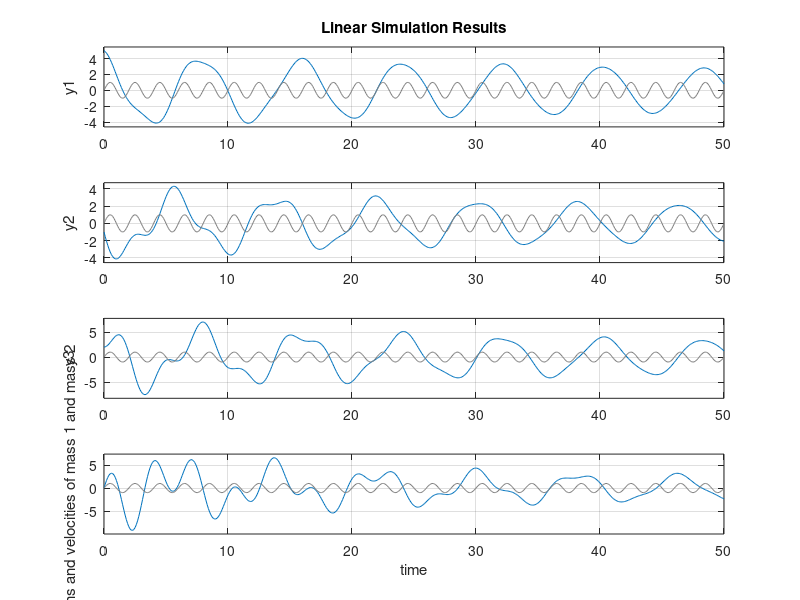

Write MATLAB code to recreate this figure.
% Coupled harmonic oscillators
% From http://fweb.wallawalla.edu/class-wiki/index.php/Coupled_Oscillator:_Coupled_Mass-Spring_System_with_Damping

Tstop = 50; % Total time run
npts = 500; % Number of points per second
mag = 0;    % This has to do with input exp. (0 = nothing, 1 = step)
m1=20;       % Mass, Spring constants, and Damping coefficients
m2=4;
k1=15;
k2=12;
b1= .1;
b2= .2;
A=[       0                 1             0           0
   -(k1/m1+k2/m1)  -(2*b1/m1+2*b2/m1)  (k2/m1)    (2*b1/m1)
          0                 0             0           1
      ( k2/m2)          (2*b2/m2)     -(k2/m2)   -(2*b2/m2)];
B=[0 0 0 0]';              % A, B, C, D are the matrices from our equations
C=[1 0 0 0
   0 1 0 0
   0 0 1 0
   0 0 0 1];
D=[0
   0
   0
   0];
X0=[5 -1 2 0]';             % The initial value matrix
sys1 = ss(A,B,C,D);        % Setting up the system for the state equations
t = linspace(0,Tstop,npts); % Setting up the time axis
u=sin(2*pi()*0.5*t);
figure(2)
%u=randn(size(t));
%u = mag*ones(size(t));      % The input
lsim(sys1,u,t,X0);         % lsim is the solver for the state equations
xlabel('time');
ylabel('postions and velocities of mass 1 and mass 2');
